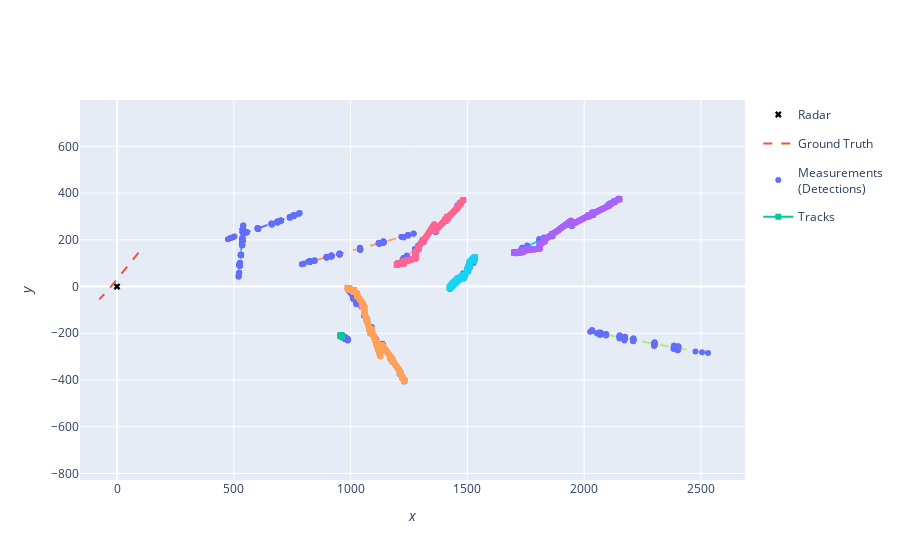

The code cell stored with this chart in its notebook:
### Markdown cell above
## Plot simulation results

### Code cell
from stonesoup.plotter import Plotterly

plotter = Plotterly()
plotter.plot_sensors(radar, "Radar")
plotter.plot_ground_truths(all_truths, radar.position_mapping[:2])
plotter.plot_measurements(all_measurements, radar.position_mapping[:2])
plotter.plot_tracks(all_tracks, radar.position_mapping[:2])
plotter.fig
